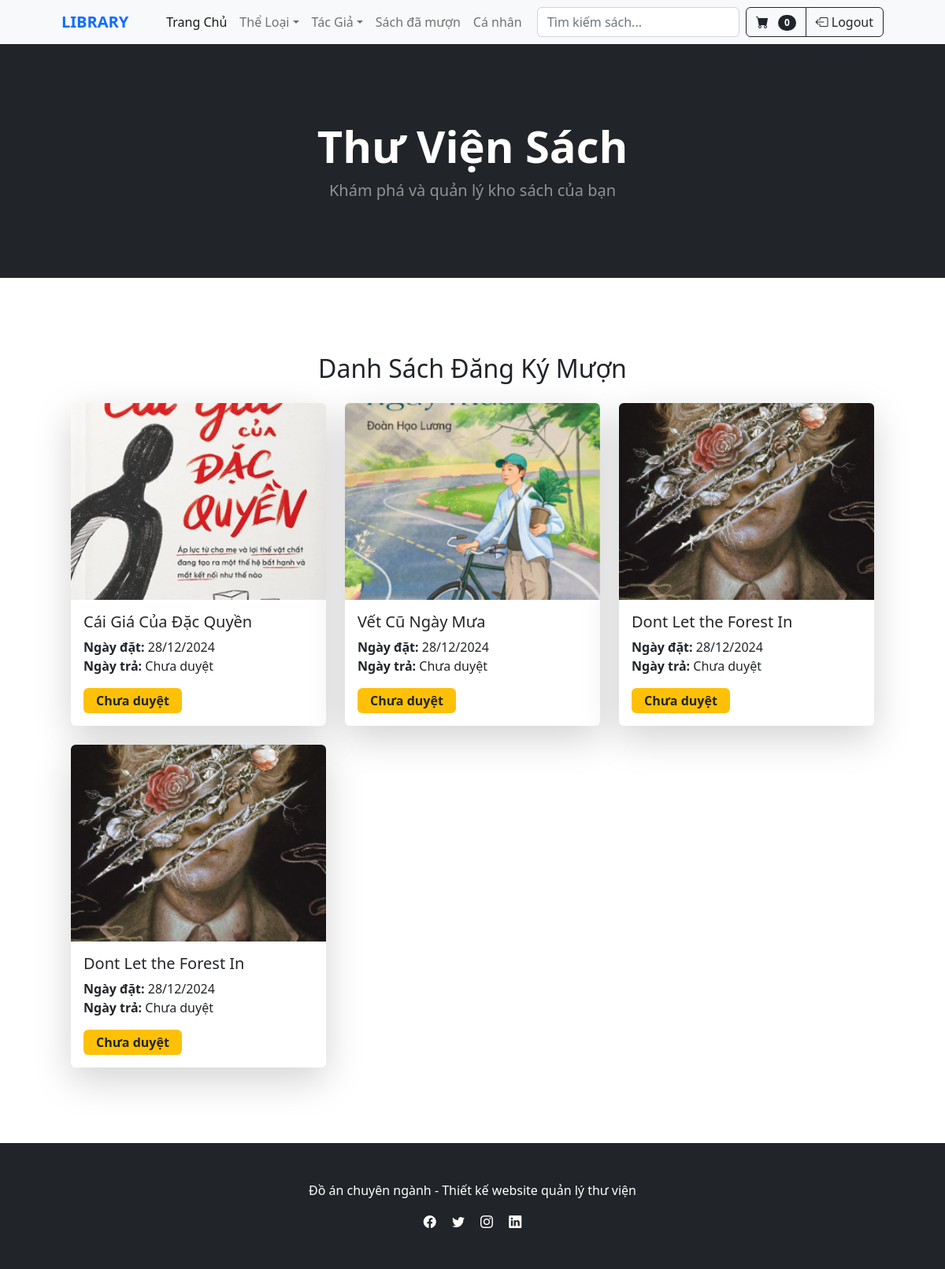
The app's page /index.php?quanly=sachdamuon (signed in), older data.
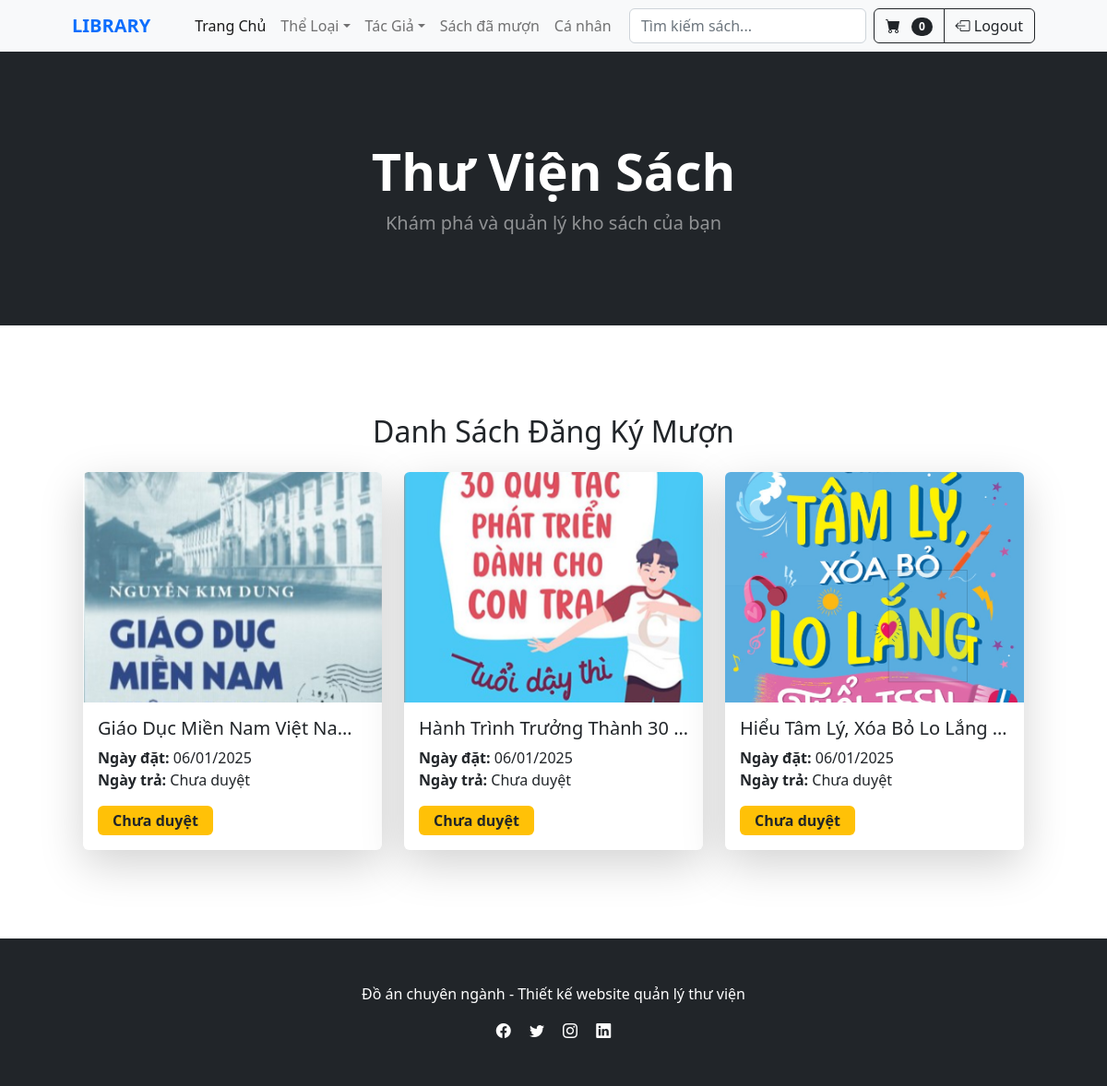
The same page, newer data.
### tables this page shows
CREATE TABLE `dat_sach` (
  `ma_dat_sach` int(11) NOT NULL,
  `code_cart` varchar(255) DEFAULT NULL,
  `ma_user` int(11) NOT NULL,
  `ngay_dat` date DEFAULT NULL,
  `trang_thai` enum('cho_duyet','da_duyet','huy','da_tra') DEFAULT 'cho_duyet'
);

CREATE TABLE `sach` (
  `ma_sach` int(11) NOT NULL,
  `ten_sach` varchar(255) NOT NULL,
  `hinh_anh` varchar(255) NOT NULL,
  `mo_ta` text NOT NULL,
  `ma_tac_gia` int(11) DEFAULT NULL,
  `ma_nha_xuat_ban` int(11) DEFAULT NULL,
  `nam_xuat_ban` year(4) DEFAULT NULL,
  `ma_the_loai` int(11) DEFAULT NULL,
  `so_luong` int(11) DEFAULT NULL,
  `ngay_tao` timestamp NOT NULL DEFAULT current_timestamp(),
  `ngay_cap_nhat` timestamp NOT NULL DEFAULT current_timestamp() ON UPDATE current_timestamp()
);

### user/main/sachdamuon.php (the view, shortened to what this page needs)
<?php
$ma_nguoi_dung = $_SESSION['ma_user'];
$sql_select = "SELECT dat_sach.*, sach.ten_sach, sach.hinh_anh, dat_sach_chi_tiet.code_cart, dat_sach.ngay_dat, phieu_muon.ngay_tra
    FROM dat_sach
    JOIN dat_sach_chi_tiet ON dat_sach.code_cart = dat_sach_chi_tiet.code_cart
    JOIN sach ON dat_sach_chi_tiet.ma_sach = sach.ma_sach
    LEFT JOIN phieu_muon ON phieu_muon.code_cart = dat_sach.code_cart AND phieu_muon.ma_user = dat_sach.ma_user
    WHERE dat_sach.ma_user = $ma_nguoi_dung";
$query = mysqli_query($conn, $sql_select);
?>
<div class="container my-5">
    <h2 class="text-center mb-4">Danh Sách Đăng Ký Mượn</h2>
    <div class="row gy-4">
        <?php
        if ($query->num_rows > 0) {
            while ($row = $query->fetch_assoc()) {
                $ngay_tra = ($row['trang_thai'] == 'da_duyet' && !empty($row['ngay_tra'])) ? date("d/m/Y", strtotime($row['ngay_tra'])) : 'Chưa duyệt';
        ?>
        <div class="col-md-6 col-lg-4">
            <div class="card shadow-lg border-0 h-100">
                <img src="admin/modules/qlsach/img/<?php echo htmlspecialchars($row['hinh_anh']); ?>" class="card-img-top rounded-top" alt="Book Image" style="height: 250px; object-fit: cover;">
                <div class="card-body d-flex flex-column">
                    <h5 class="card-title text-truncate" title="<?php echo htmlspecialchars($row['ten_sach']); ?>">
                        <?php echo htmlspecialchars($row['ten_sach']); ?>
                    </h5>
                    <p class="card-text">
                        <strong>Ngày đặt:</strong> <?php echo date("d/m/Y", strtotime($row['ngay_dat'])); ?><br>
                        <strong>Ngày trả:</strong> <?php echo $ngay_tra; ?>
                    </p>
                    <div class="mt-auto">
                        <span class="badge px-3 py-2 fs-6
                            <?php
                                if ($row['trang_thai'] == 'da_duyet') {
                                    echo 'bg-success';
                                } elseif ($row['trang_thai'] == 'cho_duyet') {
                                    echo 'bg-warning text-dark';
                                } else {
                                    echo 'bg-danger';
                                }
                            ?>">
                            <?php
                                if ($row['trang_thai'] == 'da_duyet') {
                                    echo 'Đã duyệt';
                                } elseif ($row['trang_thai'] == 'cho_duyet') {
                                    echo 'Chưa duyệt';
                                } else {
                                    echo 'Đã bị hủy';
                                }
                            ?>
                        </span>
                    </div>
                </div>
            </div>
        </div>
        <?php
            }
        } else {
            echo '<div class="col-12 text-center"><p class="text-muted">Bạn chưa mượn sách nào.</p></div>';
        }
        ?>
    </div>
</div>

### index.php (shortened to what this page needs)
<!DOCTYPE html>
<html lang="en">
    <head>
        <link href="https://cdn.jsdelivr.net/npm/bootstrap-icons@1.5.0/font/bootstrap-icons.css" rel="stylesheet">
        <link href="css/styles.css" rel="stylesheet">
    </head>
    <body>
        <?php
            include('./user/header.php');
        ?>
        <?php include('./user/main.php');?>
        <?php include('./user/footer.php'); ?>
    </body>
</html>

### user/header.php (shortened to what this page needs)
<?php
    $total_quantity = 0;
?>
<nav class="navbar navbar-expand-lg navbar-light bg-light fixed-top">
    <div class="container px-4 px-lg-5">
        <a class="navbar-brand fw-bold text-primary" href="/cn-da21ttc-nguyenhoangnhut-qltv-Php/">LIBRARY</a>
        <div class="collapse navbar-collapse" id="navbarSupportedContent">
            <ul class="navbar-nav me-auto mb-2 mb-lg-0 ms-lg-4">
                <li class="nav-item"><a class="nav-link active" aria-current="page" href="/cn-da21ttc-nguyenhoangnhut-qltv-Php/">Trang Chủ</a></li>
                <li class="nav-item dropdown">
                    <a class="nav-link dropdown-toggle" id="navbarDropdown" href="#" role="button" data-bs-toggle="dropdown" aria-expanded="false">Thể Loại</a>
                </li>
                <li class="nav-item dropdown">
                    <a class="nav-link dropdown-toggle" id="navbarDropdown" href="#" role="button" data-bs-toggle="dropdown" aria-expanded="false">Tác Giả</a>
                </li>
                <?php if (isset($_SESSION['ma_user'])) { ?>
                    <li class="nav-item"><a class="nav-link" href="index.php?quanly=sachdamuon">Sách đã mượn</a></li>
                <?php } ?>
                <?php if (isset($_SESSION['ma_user'])) { ?>
                    <li class="nav-item"><a class="nav-link" href="index.php?quanly=canhan">Cá nhân</a></li>
                <?php } ?>
            </ul>
            <form class="d-flex" method="GET" action="index.php">
                <input class="form-control me-2" type="text" name="search" placeholder="Tìm kiếm sách..." aria-label="Search">
            </form>
            <form class="d-flex">
                <div class="btn-group" role="group">
                    <a class="btn btn-outline-dark" href="index.php?quanly=gio">
                        <i class="bi-cart-fill me-1"></i>
                        <span class="badge bg-dark text-white ms-1 rounded-pill"><?php echo $total_quantity; ?></span>
                    </a>
                    <?php if (isset($_SESSION['dangnhap'])) { ?>
                        <a class="btn btn-outline-dark" href="logout.php">
                            <i class="bi bi-box-arrow-left"></i>
                            Logout
                        </a>
                    <?php } ?>
                </div>
            </form>
        </div>
    </div>
</nav>
<header class="bg-dark py-5" style="margin-top: 56px;">
    <div class="container px-4 px-lg-5 my-5">
        <div class="text-center text-white">
            <h1 class="display-4 fw-bolder">Thư Viện Sách</h1>
            <p class="lead fw-normal text-white-50 mb-0">Khám phá và quản lý kho sách của bạn</p>
        </div>
    </div>
</header>

### user/main.php
<section class="py-5">
    <div class="container px-4 px-lg-5 mt-5">
            <?php
                if(isset($_GET['quanly'])){
                    $tam = $_GET['quanly'];
                }else{
                    $tam = '';
                }
                if($tam == 'chitiet'){
                   include('main/chitiet.php');
                }elseif($tam == 'gio'){
                    include('main/gio.php');
                }elseif($tam == 'theloai'){
                    include('main/theloai.php');
                }elseif($tam == 'tacgia'){
                    include('main/tacgia.php');
                }elseif($tam == 'sachdamuon'){
                    include('main/sachdamuon.php');
                }elseif($tam == 'canhan'){
                    include('main/canhan.php');
                }elseif($tam == 'suathongtin'){
                    include('main/suathongtin.php');
                }else{
                    include('main/index.php');
                }
            ?>
    </div>
</section>

### user/footer.php
<footer class="bg-dark text-white py-5">
    <div class="container text-center">
        <p class="mb-0">Đồ án chuyên ngành - Thiết kế website quản lý thư viện</p>
        <div class="mt-3">
            <a href="#" class="text-white mx-2" title="Facebook"><i class="bi bi-facebook"></i></a>
            <a href="#" class="text-white mx-2" title="Twitter"><i class="bi bi-twitter"></i></a>
            <a href="#" class="text-white mx-2" title="Instagram"><i class="bi bi-instagram"></i></a>
            <a href="#" class="text-white mx-2" title="LinkedIn"><i class="bi bi-linkedin"></i></a>
        </div>
    </div>
</footer>

Row changes from the older to the newer data that the page shows:
removed dat_sach: sach.hinh_anh (picture), sach.ten_sach "Cái Giá Của Đặc Quyền", ngay_dat "28/12/2024", trang_thai "Chưa duyệt", sach.ten_sach "Vết Cũ Ngày Mưa", sach.ten_sach "Dont Let the Forest In"
removed dat_sach: sach.hinh_anh (picture), sach.ten_sach "Dont Let the Forest In", ngay_dat "28/12/2024", trang_thai "Chưa duyệt"
added dat_sach: sach.hinh_anh (picture), sach.ten_sach "Giáo Dục Miền Nam Việt Na…", ngay_dat "06/01/2025", trang_thai "Chưa duyệt", sach.ten_sach "Hành Trình Trưởng Thành 30…", sach.ten_sach "Hiểu Tâm Lý, Xóa Bỏ Lo Lắng…"
